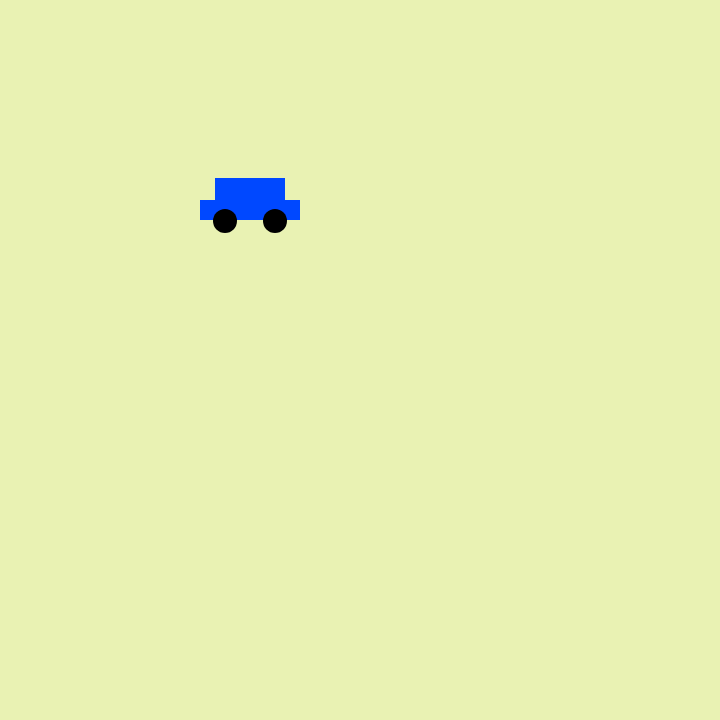
Frame 1 (no input)
Frame 60 (no input): identical to frame 1, image omitted
Frame 120 (the mouse pressed at the canvas centre since frame 60): identical to frame 1, image omitted

The p5.js sketch that drew this single still picture (run headless with seeded random() and noise() and a simulated clock; from frame 60 on, the mouse is pressed at the canvas centre):

// p5.js sketch
// ── sketch.js

var X = 200;
var Y = 200;
var speedX = 0;
var speedY = 0;
function setup() {
  createCanvas(720, 720);
}

function draw() {
	noStroke ();
	background (233, 242, 179);
	//car
	//body
	fill (0, 72, 255);
	rect (X, Y, 100, 20);
	rect (X + 15, Y - 22, 70, 40);
	//wheels
	fill (0, 0, 0);
	ellipse (X + 25, Y + 21, 24, 24);
	ellipse (X + 75, Y + 21, 24, 24);
	
	//keyboard movements
	//right arrow
	if (keyIsDown(RIGHT_ARROW)) {
		X = X + speedX;
		speedX = speedX + 0.35;
	}
	//left arrow
	if (keyIsDown(LEFT_ARROW)) {
		X = X - speedX;
		speedX = speedX + 0.35;
	}
	//up arrow
	if (keyIsDown(UP_ARROW)) {
		Y = Y - speedY;
		speedY = speedY + 0.35;
	}
	//down arrow
	if (keyIsDown(DOWN_ARROW)) {
		Y = Y + speedY;
		speedY = speedY + 0.35;
	}

}

function keyReleased() {

	speedY = 0;
	speedX = 0;
	return false;
}
